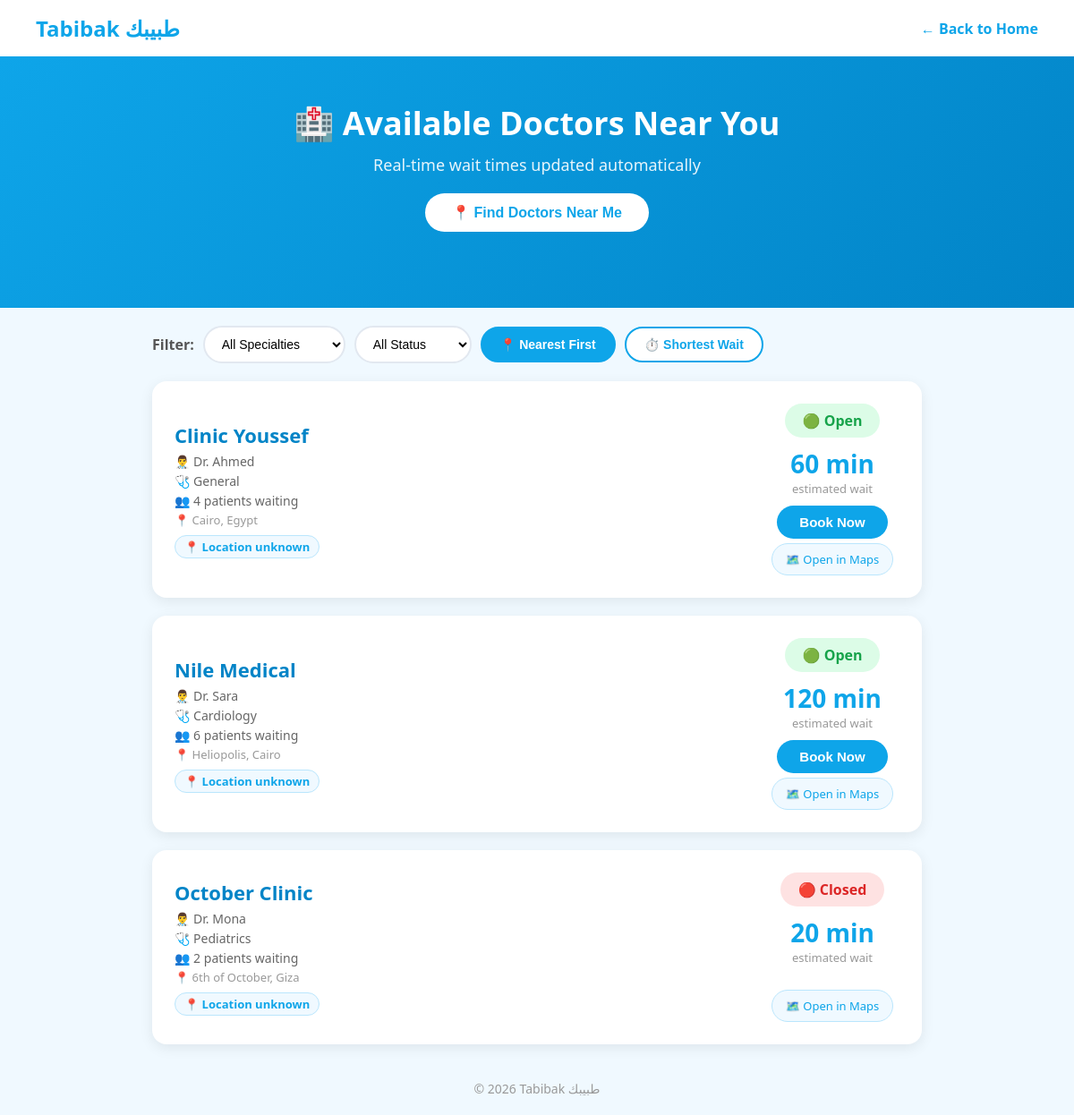
/clinics, run on the app's committed database.
### tables this page shows
CREATE TABLE clinics (
        id INTEGER PRIMARY KEY,
        name TEXT,
        doctor TEXT,
        specialty TEXT,
        patients_waiting INTEGER,
        minutes_per_patient INTEGER,
        is_open INTEGER
    , latitude REAL DEFAULT 0, longitude REAL DEFAULT 0, address TEXT DEFAULT '');

### app.py (the view)
@app.route("/clinics")
def clinics():
    data = get_clinics()
    return render_template("clinics.html", clinics=data)

### app.py (called while the page is built)
def get_clinics():
    conn = sqlite3.connect("tabibak.db")
    cursor = conn.cursor()
    cursor.execute("SELECT * FROM clinics")
    clinics = cursor.fetchall()
    conn.close()
    return clinics

### templates/clinics.html (shortened to what this page needs)
<!DOCTYPE html>
<html lang="en">
<head>
</head>
<body>
    <nav>
        <div class="logo">Tabibak طبيبك</div>
        <a href="/" style="color: #0ea5e9; text-decoration: none; font-weight:600;">← Back to Home</a>
    </nav>
    <div class="hero">
        <h1>🏥 Available Doctors Near You</h1>
        <p>Real-time wait times updated automatically</p>
        <button class="location-btn" onclick="getLocation()">
            📍 Find Doctors Near Me
        </button>
        <div class="location-status" id="locationStatus"></div>
    </div>
    <div class="filter-bar">
        <span style="font-weight:600; color:#555;">Filter:</span>
        <select id="specialtyFilter" onchange="filterClinics()">
            <option value="all">All Specialties</option>
        </select>
        <select id="statusFilter" onchange="filterClinics()">
            <option value="all">All Status</option>
        </select>
        <button class="sort-btn active" id="sortNearest" onclick="sortByNearest()">📍 Nearest First</button>
        <button class="sort-btn" id="sortWait" onclick="sortByWait()">⏱️ Shortest Wait</button>
    </div>
    <div class="clinics-container" id="clinicsContainer">
        {% for clinic in clinics %}
        <div class="clinic-card"
             data-id="{{ clinic[0] }}"
             data-specialty="{{ clinic[3] }}"
             data-status="{{ 'open' if clinic[6] == 1 else 'closed' }}"
             data-wait="{{ clinic[4] * clinic[5] }}"
             data-lat="{{ clinic[7] }}"
             data-lng="{{ clinic[8] }}"
             data-distance="999999">
            <div class="clinic-info">
                <h2>{{ clinic[1] }}</h2>
                <p>👨‍⚕️ {{ clinic[2] }}</p>
                <p>🩺 {{ clinic[3] }}</p>
                <p>👥 {{ clinic[4] }} patients waiting</p>
                {% if clinic[9] %}
                <p class="address">📍 {{ clinic[9] }}</p>
                {% endif %}
                <span class="distance-badge" id="dist-{{ clinic[0] }}">📍 Location unknown</span>
            </div>
            <div class="clinic-status">
                {% if clinic[6] == 1 %}
                    <div class="status-open">🟢 Open</div>
                {% else %}
                    <div class="status-closed">🔴 Closed</div>
                {% endif %}
                <div class="wait-time">{{ clinic[4] * clinic[5] }} min</div>
                <div class="wait-label">estimated wait</div>
                {% if clinic[6] == 1 %}
                    <button class="book-btn" onclick="showConfirm({{ clinic[0] }}, '{{ clinic[1] }}', '{{ clinic[2] }}', {{ clinic[4] * clinic[5] }})">
                        Book Now
                    </button>
                {% endif %}
                <br>
                <a href="https://www.google.com/maps?q={{ clinic[7] }},{{ clinic[8] }}"
                   target="_blank" class="map-btn">🗺️ Open in Maps</a>
            </div>
        </div>
        {% endfor %}
    </div>
    <footer>© 2026 Tabibak طبيبك</footer>
</body>
</html>

### templates/clinics.html (style rules this page uses)
* { margin: 0; padding: 0; box-sizing: border-box; }
body { font-family: 'Segoe UI', sans-serif; background: #f0f9ff; color: #333; }
nav { background: white; padding: 15px 40px; display: flex; justify-content: space-between; align-items: center; box-shadow: 0 2px 10px rgba(0,0,0,0.1); }
.logo { font-size: 24px; font-weight: bold; color: #0ea5e9; }
.hero { background: linear-gradient(135deg, #0ea5e9, #0284c7); color: white; padding: 50px 40px; text-align: center; }
.hero h1 { font-size: 36px; margin-bottom: 10px; }
.hero p { font-size: 18px; opacity: 0.9; margin-bottom: 20px; }
.location-btn { background: white; color: #0ea5e9; border: none; padding: 12px 30px; border-radius: 50px; font-size: 16px; font-weight: bold; cursor: pointer; transition: transform 0.2s; }
.location-status { margin-top: 15px; font-size: 14px; opacity: 0.9; min-height: 20px; }
.filter-bar { max-width: 900px; margin: 20px auto; padding: 0 20px; display: flex; gap: 10px; flex-wrap: wrap; align-items: center; }
.filter-bar select { padding: 10px 15px; border: 2px solid #e2e8f0; border-radius: 50px; font-size: 14px; outline: none; background: white; cursor: pointer; }
.sort-btn { padding: 10px 20px; border: 2px solid #0ea5e9; border-radius: 50px; font-size: 14px; font-weight: bold; color: #0ea5e9; background: white; cursor: pointer; transition: all 0.2s; }
.sort-btn.active { background: #0ea5e9; color: white; }
.clinics-container { max-width: 900px; margin: 20px auto; padding: 0 20px; }
.clinic-card { background: white; border-radius: 16px; padding: 25px; margin-bottom: 20px; box-shadow: 0 4px 15px rgba(0,0,0,0.08); display: flex; justify-content: space-between; align-items: center; flex-wrap: wrap; gap: 15px; transition: transform 0.2s; }
.clinic-info h2 { font-size: 22px; color: #0284c7; margin-bottom: 5px; }
.clinic-info p { color: #666; margin-bottom: 3px; font-size: 14px; }
.clinic-info .address { color: #999; font-size: 13px; }
.distance-badge { display: inline-block; background: #f0f9ff; color: #0ea5e9; padding: 3px 10px; border-radius: 50px; font-size: 13px; font-weight: bold; margin-top: 5px; border: 1px solid #bae6fd; }
.clinic-status { text-align: center; min-width: 150px; }
.status-open { background: #dcfce7; color: #16a34a; padding: 8px 20px; border-radius: 50px; font-weight: bold; margin-bottom: 10px; display: inline-block; }
.status-closed { background: #fee2e2; color: #dc2626; padding: 8px 20px; border-radius: 50px; font-weight: bold; margin-bottom: 10px; display: inline-block; }
.wait-time { font-size: 28px; font-weight: bold; color: #0ea5e9; }
.wait-label { font-size: 13px; color: #999; }
.book-btn { background: #0ea5e9; color: white; padding: 10px 25px; border-radius: 50px; border: none; font-weight: bold; font-size: 15px; cursor: pointer; display: inline-block; margin-top: 10px; transition: background 0.2s; }
.map-btn { background: #f0f9ff; color: #0ea5e9; padding: 8px 15px; border-radius: 50px; border: 1px solid #bae6fd; font-size: 13px; cursor: pointer; display: inline-block; margin-top: 5px; text-decoration: none; transition: background 0.2s; }
footer { text-align: center; padding: 20px; color: #999; font-size: 14px; }

### data on the page
clinics: name "Clinic Youssef", doctor "Dr. Ahmed", specialty "General", patients_waiting "4", address "Cairo, Egypt", is_open "🟢 Open", clinic[4]*clinic[5] "60"
clinics: name "Nile Medical", doctor "Dr. Sara", specialty "Cardiology", patients_waiting "6", address "Heliopolis, Cairo", is_open "🟢 Open", clinic[4]*clinic[5] "120"
clinics: name "October Clinic", doctor "Dr. Mona", specialty "Pediatrics", patients_waiting "2", address "6th of October, Giza", is_open "🔴 Closed", clinic[4]*clinic[5] "20"
